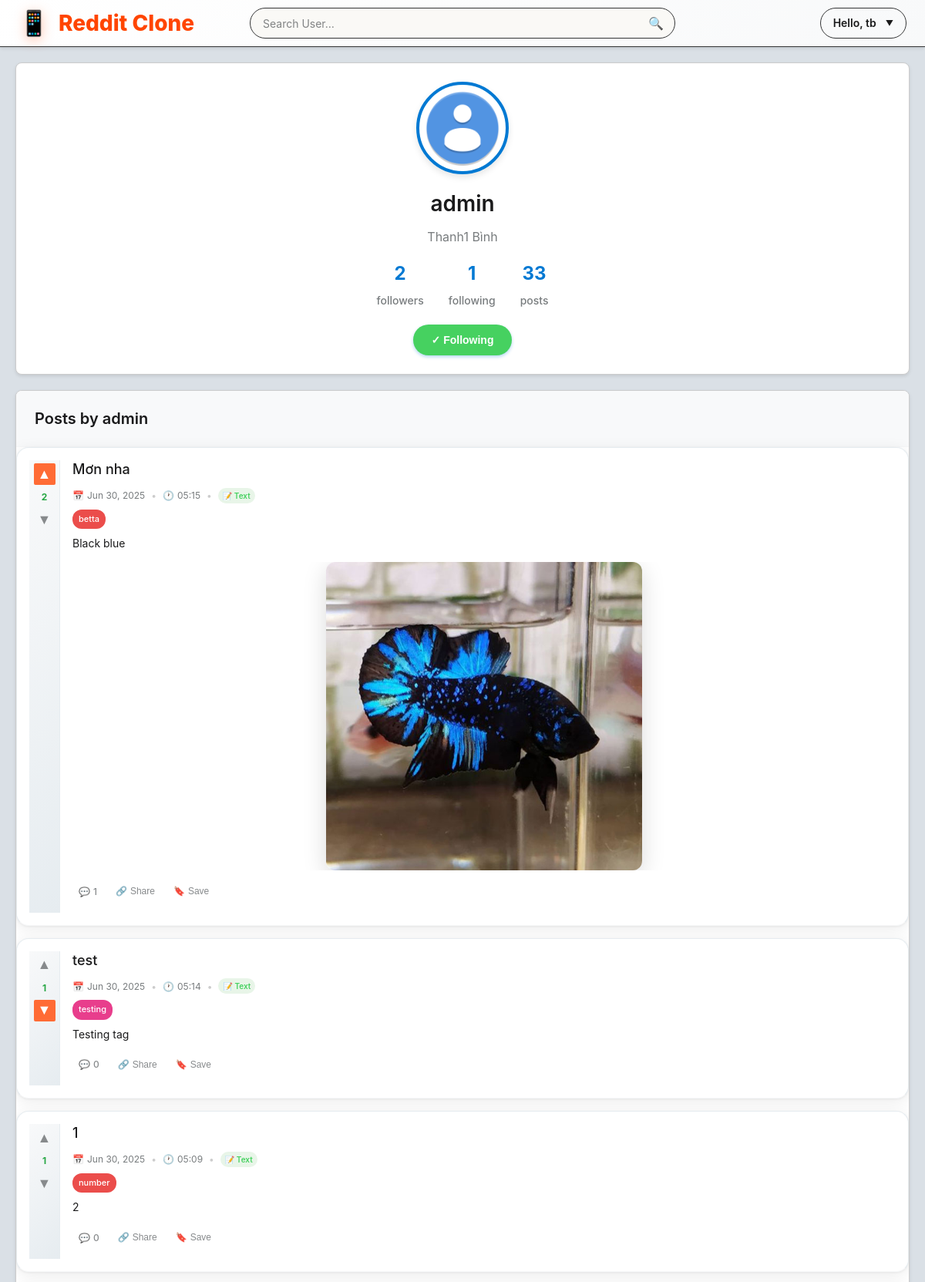
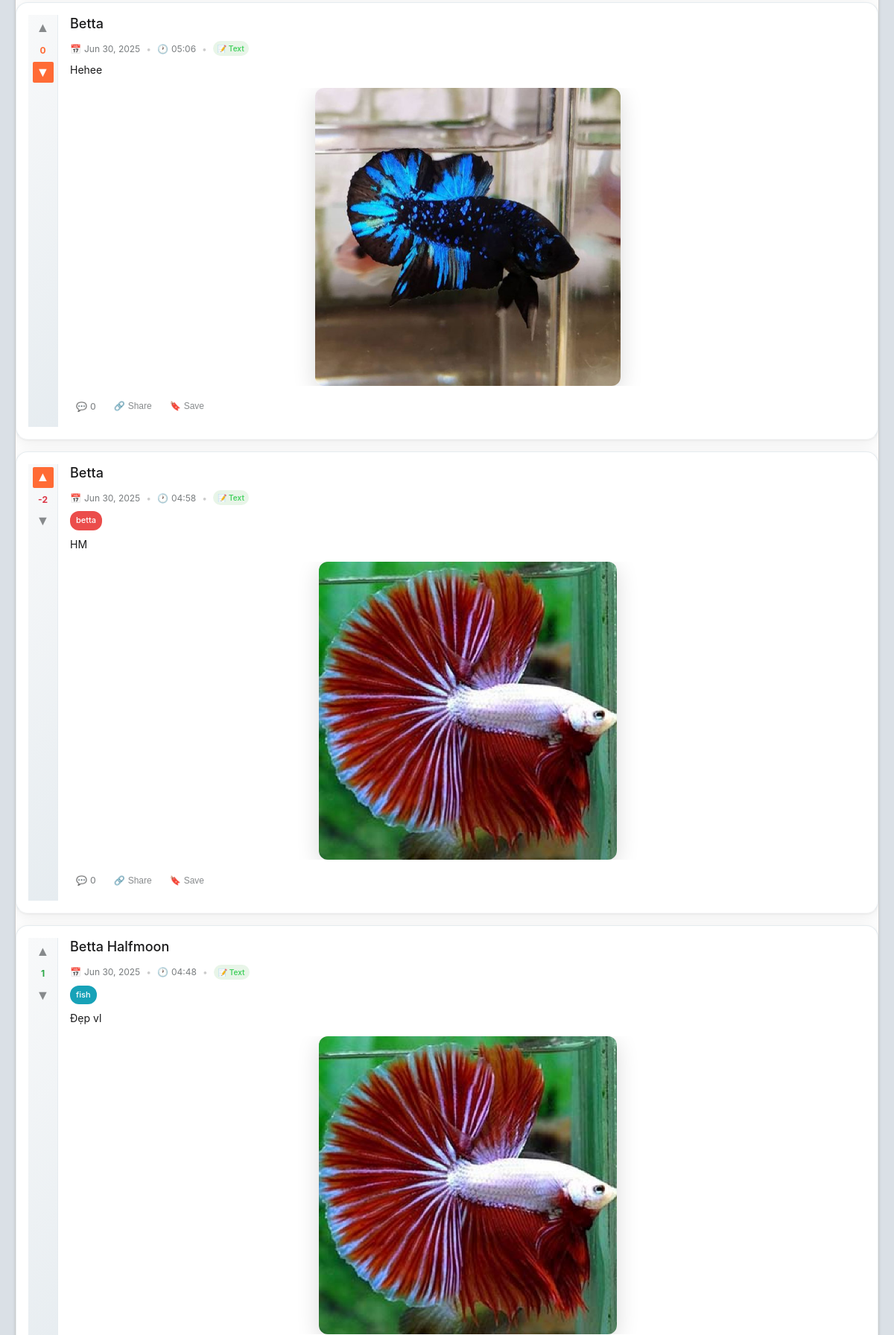
/users/admin/ (signed in, upper part), run on the app's committed database (2 pictures, top to bottom).
### posts/models.py (models this page shows, shortened)
class Post(models.Model):
    title        = models.CharField(max_length=255)
    content      = models.TextField(blank=True)
    image        = models.ImageField(upload_to='post_images/', blank=True, null=True)
    author       = models.ForeignKey(User, on_delete=models.CASCADE)
    community    = models.ForeignKey(Community, on_delete=models.CASCADE,
                                     null=True, blank=True,
                                     )
    tags         = models.ManyToManyField(Tag, blank=True, related_name='posts')
    created_at   = models.DateTimeField(auto_now_add=True)
    @property
    def comment_count(self):
        return self.comments.count()

class Tag(models.Model):
    name = models.CharField(max_length=50, unique=True)
    slug = models.SlugField(max_length=50, unique=True, blank=True)
    color = models.CharField(max_length=7, default='#007bff')  # Hex color code
    created_at = models.DateTimeField(auto_now_add=True)
    class Meta:
        ordering = ['name']

### posts/views.py (the view)
# urls.py: path('users/<str:username>/', views.user_profile_view, name='user_profile'),
@login_required
def user_profile_view(request, username):
    user_obj = get_object_or_404(User, username=username)
    profile  = getattr(user_obj, 'profile', None)
    is_following = Follow.objects.filter(
        follower=request.user,
        following=user_obj
    ).exists()
    user_posts = Post.objects.filter(author=user_obj).annotate(
        num_comments=Count('comments'),
        upvotes=Count('votes', filter=Q(votes__is_upvote=True)),
        downvotes=Count('votes', filter=Q(votes__is_upvote=False)),
        calculated_score=Sum(Case(
            When(votes__is_upvote=True, then=1),
            When(votes__is_upvote=False, then=-1),
            default=0,
            output_field=IntegerField()
        ))
    ).order_by('-created_at')
    upvoted_posts = set()
    downvoted_posts = set()
    if request.user.is_authenticated:
        post_ids = [post.id for post in user_posts]
        if post_ids:  # Only query if there are posts
            user_votes = Vote.objects.filter(
                user=request.user,
                post_id__in=post_ids
            ).select_related('post')
            for vote in user_votes:
                if vote.is_upvote == True:
                    upvoted_posts.add(vote.post.id)
                elif vote.is_upvote == False:
                    downvoted_posts.add(vote.post.id)
    return render(request, 'posts/user_profile.html', {
        'user_obj': user_obj,
        'profile': profile,
        'is_following': is_following,
        'user_posts': user_posts,
        'upvoted_posts': upvoted_posts,
        'downvoted_posts': downvoted_posts,
    })

### posts/templates/posts/user_profile.html (shortened to what this page needs)
{% extends 'posts/base.html' %}
{% load static %}
{% block extra_css %}
<link rel="stylesheet" href="{% static 'posts\css\user_profile.css' %}">
{% endblock %}
{% block content %}
<div class="profile-container fade-in-up">
  <div class="profile-header">
    <div class="profile-info">
      {% if profile.avatar %}
        <img src="{{ profile.avatar.url }}" alt="{{ user_obj.username }}" class="avatar-large"/>
      {% else %}
        <img src="{% static 'imgs/avatar-default.png' %}" alt="default avatar" class="avatar-large"/>
      {% endif %}
      <h2>{{ user_obj.username }}</h2>
      <p>
        {% if user_obj.first_name or user_obj.last_name %}
          {{ user_obj.first_name }} {{ user_obj.last_name }}
        {% endif %}
      </p>
      <div class="profile-stats">
        <div class="stat-item">
          <span class="stat-number">{{ user_obj.follower_set.count }}</span>
          <span>followers</span>
        </div>
        <div class="stat-item">
          <span class="stat-number">{{ user_obj.following_set.count }}</span>
          <span>following</span>
        </div>
        <div class="stat-item">
          <span class="stat-number">{{ user_posts|length }}</span>
          <span>posts</span>
        </div>
      </div>
      {% if request.user != user_obj %}
        <form method="post" action="{% url 'posts:follow_toggle' user_obj.username %}" class="follow-form">
          <button type="submit" class="follow-btn {% if is_following %}unfollow{% endif %}">
            {% if is_following %}
              <span>✓ Following</span>
            {% else %}
              <span>+ Follow</span>
            {% endif %}
          </button>
        </form>
      {% endif %}
    </div>
  </div>
  <div class="posts-section">
    <div class="posts-section-header">
      <h3>Posts by {{ user_obj.username }}</h3>
    </div>
    <div class="posts-list">
      {% for post in user_posts %}
        <div class="post-card fade-in-up">
          <div class="post-vote vote-section"
              data-user-vote="{% if post.id in upvoted_posts %}up{% elif post.id in downvoted_posts %}down{% endif %}"
              data-post-id="{{ post.id }}">
              <button class="vote-btn upvote" data-id="{{ post.id }}" data-dir="up" data-vote-type="up">
                  <span class="vote-arrow">▲</span>
              </button>
              <div class="score" id="score-{{ post.id }}">{{ post.calculated_score|default:0 }}</div>
              <button class="vote-btn downvote" data-id="{{ post.id }}" data-dir="down" data-vote-type="down">
                  <span class="vote-arrow">▼</span>
              </button>
          </div>
          <div class="post-content">
            <h4>
              <a href="{% url 'posts:post_detail' post.id %}">{{ post.title }}</a>
            </h4>
            <div class="post-meta">
              <div class="post-meta-item">
                <span>📅</span>
                <span>{{ post.created_at|date:"M j, Y" }}</span>
              </div>
              <span class="post-meta-separator">•</span>
              <div class="post-meta-item">
                <span>🕐</span>
                <span>{{ post.created_at|date:"H:i" }}</span>
              </div>
              <span class="post-meta-separator">•</span>
              <div class="post-type">📝 Text</div>
            </div>
            {% if post.tags.exists %}
              <div class="post-tags">
                {% for tag in post.tags.all %}
                  <a href="?tag={{ tag.slug }}" class="tag-badge" style="background-color: {{ tag.color }};">{{ tag.name }}</a>
                {% endfor %}
              </div>
            {% endif %}
            {% if post.content %}
              <div class="post-preview">{{ post.content|truncatewords:30 }}</div>
            {% endif %}
            {% if post.image %}
              <div class="post-image">
                <img src="{{ post.image.url }}" alt="Post image">
              </div>
            {% endif %}
            <div class="post-actions">
              <a href="{% url 'posts:post_detail' post.id %}" class="action-btn">
                <span class="icon">💬</span>{{ post.comment_count|default:0 }}
              </a>
              <button class="action-btn">
                <span class="icon">🔗</span>Share
              </button>
              <button class="action-btn">
                <span class="icon">🔖</span>Save
              </button>
            </div>
          </div>
        </div>
      {% endfor %}
    </div>
  </div>
</div>
{% endblock %}

### posts/templates/posts/base.html (shortened to what this page needs)
{% load static %}
<!DOCTYPE html>
<html lang="en">
<head>
  <link rel="stylesheet" href="{% static 'posts/css/style.css' %}">
  {% block extra_css %}{% endblock %}
</head>
<body>
  <header class="header">
    <div class="header-content">
      <a class="logo" href="{% url 'posts:post_list' %}">
        <span class="logo-icon">📱</span>
        Reddit Clone
      </a>
      <form class="search-form" method="get" action="{% url 'posts:user_search' %}">
        <input type="text" name="q" placeholder="Search User…" value="{{ request.GET.q|default:'' }}">
        <button type="submit">🔍</button>
      </form>
      <nav class="nav-right">
        {% if user.is_authenticated %}
          <div class="user-menu" id="userMenu">
            <div class="user-greeting">Hello, {{ user.username }}</div>
          </div>
        {% else %}
          <a href="{% url 'login' %}" class="nav-btn">Log In</a>
          <a href="{% url 'posts:register' %}" class="nav-btn">Sign Up</a>
        {% endif %}
      </nav>
    </div>
  </header>
  <main class="main-content">
    <div class="container">
      {% block content %}{% endblock %}
    </div>
  </main>
</body>
</html>

### posts/static/posts/css/style.css (style rules this page uses)
* { margin: 0; padding: 0; box-sizing: border-box; }
body { background: linear-gradient(135deg, #f5f7fa 0%, #c3cfe2 100%); font-family: -apple-system, BlinkMacSystemFont, "Segoe UI", Roboto, Oxygen-Sans, Ubuntu, Cantarell, "Helvetica Neue", sans-serif; line-height: 1.6; color: #1a1a1b; min-height: 100vh; }
.header { background: linear-gradient(135deg, #ffffff 0%, #f8f9fa 100%); border-bottom: 1px solid #343536; position: sticky; top: 0; z-index: 1000; box-shadow: 0 2px 4px rgba(0,0,0,0.1); }
.header-content { max-width: 1400px; margin: 0 auto; padding: 0 24px; display: grid; grid-template-columns: 1fr 2fr 1fr; align-items: center; height: 60px; gap: 24px; }
.logo { color: #ff4500; font-size: 28px; font-weight: 800; text-decoration: none; display: flex; align-items: center; justify-self: start; transition: all 0.3s cubic-bezier(0.4, 0, 0.2, 1); position: relative; }
.logo-icon { margin-right: 12px; font-size: 32px; filter: drop-shadow(0 4px 8px rgba(255,69,0,0.3)); transition: all 0.3s ease; }
.search-form { position: relative; display: flex; align-items: center; background-color: rgb(250, 249, 246); border: 1px solid #343536; border-radius: 20px; overflow: hidden; transition: border-color 0.2s ease, box-shadow 0.2s ease; justify-self: center; width: 100%; max-width: 600px; height: 40px; }
.search-form input { flex: 1; padding: 8px 16px; border: none; outline: none; font-size: 14px; background: transparent; color: #d7dadc; font-weight: 400; font-family: inherit; }
.search-form input::placeholder { color: #818384; font-weight: 400; }
.search-form button { background: transparent; border: none; padding: 0; width: 40px; height: 40px; cursor: pointer; color: #818384; font-size: 16px; display: flex; align-items: center; justify-content: center; transition: all 0.2s ease; border-radius: 4px; margin-right: 4px; }
.nav-right { display: flex; align-items: center; gap: 16px; justify-self: end; }
.user-menu { position: relative; display: inline-block; cursor: pointer; }
.user-menu .user-greeting { color: #1a1a1b; font-size: 14px; font-weight: 600; padding: 8px 16px; border-radius: 20px; transition: all 0.2s ease; display: flex; align-items: center; gap: 8px; border: 1px solid #343536; background: transparent; }
.user-menu .user-greeting::after { content: "▼"; font-size: 10px; transition: transform 0.3s ease; margin-left: 4px; }
.post-card { display: flex; background: linear-gradient(135deg, #ffffff 0%, #f8f9fa 100%); margin-bottom: 16px; border-radius: 16px; overflow: hidden; box-shadow: 0 4px 20px rgba(0,0,0,0.08), 0 1px 3px rgba(0,0,0,0.06); border: 1px solid #e6ecf0; transition: all 0.3s ease; }
.vote-section { background: linear-gradient(135deg, #f8f9fa 0%, #e6ecf0 100%); width: 48px; display: flex; flex-direction: column; align-items: center; justify-content: flex-start; padding: 12px 0; border-right: 1px solid #e6ecf0; }
.vote-btn { border: none; background: none; cursor: pointer; padding: 6px; color: #878a8c; transition: all 0.3s ease; display: flex; align-items: center; justify-content: center; border-radius: 50%; width: 32px; height: 32px; }
.vote-arrow { font-size: 18px; font-weight: bold; }
.score { font-size: 12px; font-weight: bold; color: #1a1a1b; margin: 6px 0; text-align: center; }
.post-meta { color: #878a8c; font-size: 12px; margin-bottom: 8px; display: flex; align-items: center; gap: 6px; }
.post-content { font-size: 14px; line-height: 1.6; margin-bottom: 12px; color: #1a1a1b; }
.post-image { margin: 16px 0; text-align: center; display: flex; justify-content: center; align-items: center; }
.post-image img { max-width: 70%; max-height: 60vh; height: auto; display: block; border-radius: 12px; object-fit: contain; box-shadow: 0 8px 30px rgba(0,0,0,0.15); transition: all 0.3s ease; }
.post-actions { display: flex; gap: 12px; margin-top: 12px; }
.action-btn { color: #878a8c; text-decoration: none; font-size: 12px; font-weight: 600; padding: 6px 12px; border-radius: 20px; transition: all 0.3s ease; display: flex; align-items: center; gap: 6px; border: none; background: none; cursor: pointer; }
.action-btn .icon { font-size: 14px; }
.avatar-large { width: 100px; height: 100px; border-radius: 50%; }

### data on the page
Post: calculated_score "2", title "Mơn nha", created_at "Jun 30, 2025", created_at "05:15", content "Black blue", image (picture), comment_count "1"
Tag: name "betta"
Post: calculated_score "1", title "test", created_at "Jun 30, 2025", created_at "05:14", content "Testing tag", comment_count "0"
Tag: name "testing"
Post: calculated_score "1", title "1", created_at "Jun 30, 2025", created_at "05:09", content "2", comment_count "0"
Tag: name "number"
Post: calculated_score "0", title "Betta", created_at "Jun 30, 2025", created_at "05:06", content "Hehee", image (picture), comment_count "0"
Post: calculated_score "-2", title "Betta", created_at "Jun 30, 2025", created_at "04:58", content "HM", image (picture), comment_count "0"
Post: calculated_score "1", title "Betta Halfmoon", created_at "Jun 30, 2025", created_at "04:48", content "Đẹp vl", image (picture)
Tag: name "fish"

### other printed values
{{ user.username }} "tb"
{{ user_obj.username }} "admin"
{{ user_obj.first_name }} "Thanh1"
{{ user_obj.last_name }} "Bình"
{{ user_obj.follower_set.count }} "2"
{{ user_obj.following_set.count }} "1"
{{ user_posts|length }} "33"
